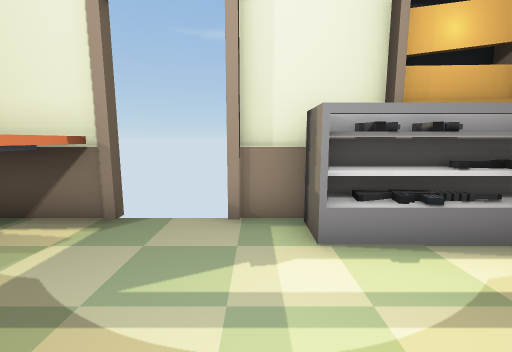
View 1 (above)

13 first-person views from a walk through a Unity game level. The camera is 1.4 m above the floor, tilts 8° down and sees 90° across. The floor is counted in squares, 1 m on a side. Each view is taken from the middle of a square. On the plan, view 1 faces up. The plan holds only what a view shows up to about 13 squares ahead; the rest is blank. Door leaves are left out, so doorways stand open.

View 2
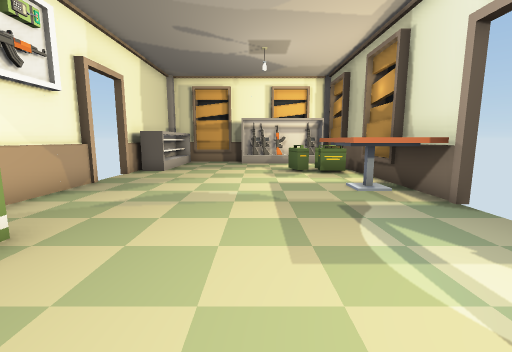

View 3
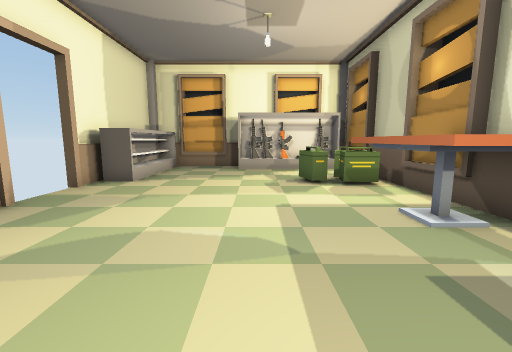

View 4
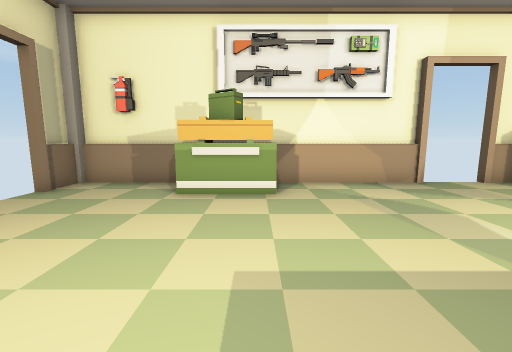

View 5
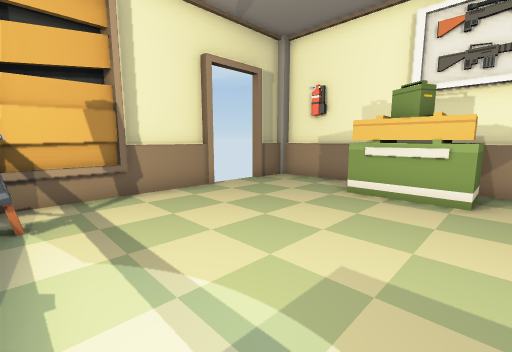

View 6
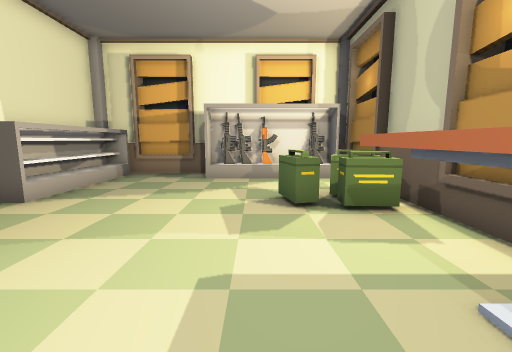

View 7
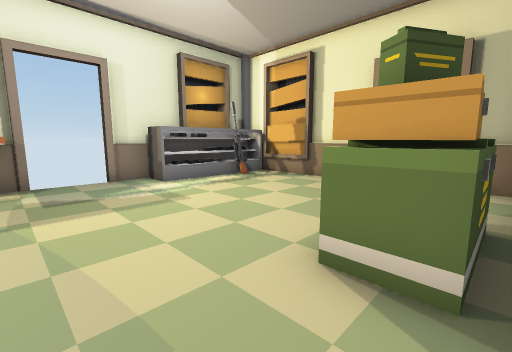

View 8
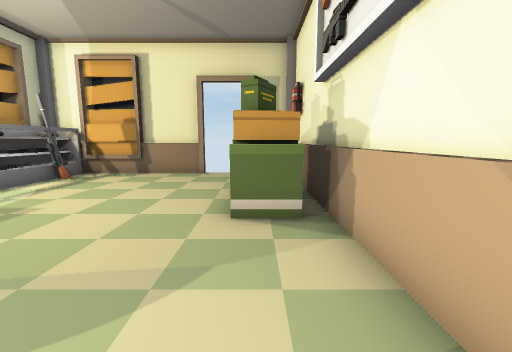

View 9
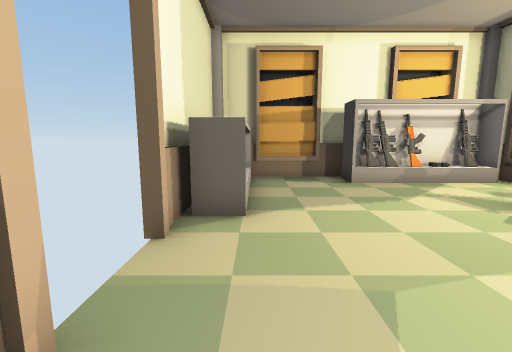

View 10
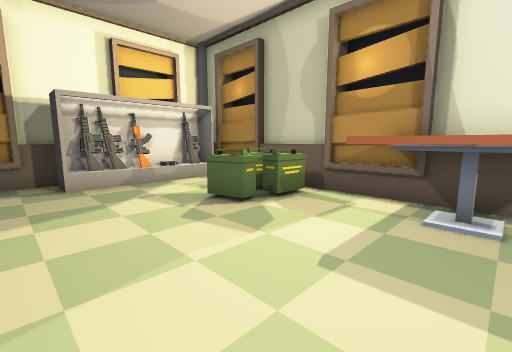

View 11
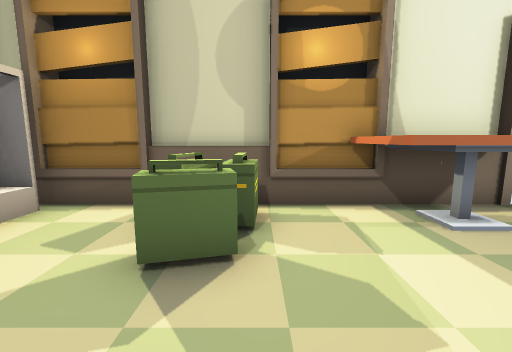

View 12
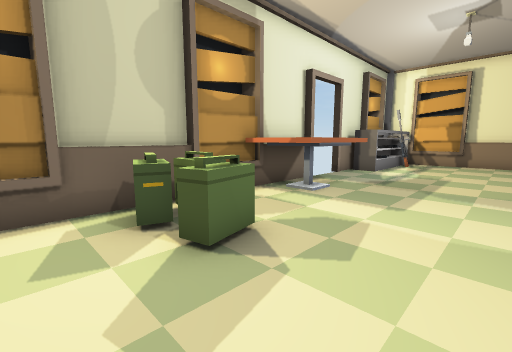

View 13
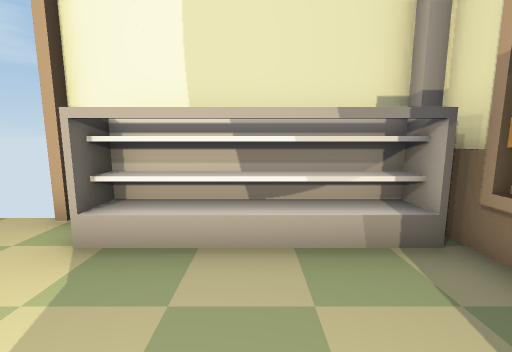

### Floor plan
Points are (right, up) in squares from view 1. A wall is a line through its corners. A room is listed if a view was taken in it or the views show most of it. See-through windows are left out.
Room 1 (views 1, 2, 3, 4, 5, 6, 7, 8, 9, 10, 11, 12, 13)
walls: (-2.4, 4.5) (-13.6, 4.5); (-2.6, 4.7) (-5.4, 4.7); (-5.6, -5.4) (-0.4, -5.4); (-5.4, -5.6) (6, -5.6) (6, -4.2); (-7.6, 4.7) (-10.4, 4.7); (-8.5, -5.4) (-7.5, -5.4); (1.4, 4.5) (-0.5, 4.5); (1.8, 4.7) (-0.4, 4.7); (-10.3, -5.6) (-7.9, -5.6); (2.6, -5.4) (6, -5.4); (-13.8, -0.6) (-13.8, -4.8); (5.8, -1.9) (5.8, 3.5); (6, -1.6) (6, 0.9); (-14, -4) (-14, -5); (5.8, -5.6) (5.8, -3.7)
ways out: open door at (-6.5, -5.5); open door at (-1.5, 4.5); open door at (6, -3)
objects: other object (-13, -5) to (-9, -4); other object (-13, 0) to (-13, 4); crate (-9, 2) to (-8, 2); crate (-9, 3) to (-9, 4); crate (-8, 3) to (-8, 4); table (-6, 2) to (-3, 4); other object (0, -5) to (2, -4); other object (1, 3) to (5, 4)

Where each view was taken, in squares from view 1:
view 1: 0 up, 0 right, facing up
view 2: 0 up, 3 right, facing left
view 3: 0 up, 0 right, facing left
view 4: 3 up, 0 right, facing down
view 5: 3 up, 1 left, facing down-right
view 6: 1 up, 3 left, facing left
view 7: 5 down, 3 left, facing up-right
view 8: 4 down, 5 left, facing right
view 9: 4 down, 4 left, facing left
view 10: 2 down, 4 left, facing up-left
view 11: 1 down, 8 left, facing up
view 12: 1 down, 11 left, facing up-right
view 13: 1 down, 11 left, facing down
